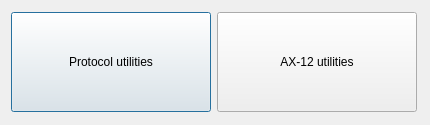
<?xml version="1.0" encoding="UTF-8"?>
<ui version="4.0">
 <class>UtilitySelector</class>
 <widget class="QDialog" name="UtilitySelector">
  <property name="geometry">
   <rect>
    <x>0</x>
    <y>0</y>
    <width>430</width>
    <height>125</height>
   </rect>
  </property>
  <property name="windowTitle">
   <string>Dialog</string>
  </property>
  <layout class="QGridLayout" name="gridLayout">
   <item row="0" column="0">
    <widget class="QPushButton" name="btnProtocolUtilities">
     <property name="sizePolicy">
      <sizepolicy hsizetype="Minimum" vsizetype="Minimum">
       <horstretch>0</horstretch>
       <verstretch>0</verstretch>
      </sizepolicy>
     </property>
     <property name="maximumSize">
      <size>
       <width>200</width>
       <height>100</height>
      </size>
     </property>
     <property name="text">
      <string>Protocol utilities</string>
     </property>
     <property name="checkable">
      <bool>true</bool>
     </property>
    </widget>
   </item>
   <item row="0" column="1">
    <widget class="QPushButton" name="btnAx12Utilities">
     <property name="sizePolicy">
      <sizepolicy hsizetype="Minimum" vsizetype="Minimum">
       <horstretch>0</horstretch>
       <verstretch>0</verstretch>
      </sizepolicy>
     </property>
     <property name="maximumSize">
      <size>
       <width>200</width>
       <height>100</height>
      </size>
     </property>
     <property name="text">
      <string>AX-12 utilities</string>
     </property>
     <property name="checkable">
      <bool>true</bool>
     </property>
    </widget>
   </item>
  </layout>
 </widget>
 <resources/>
 <connections/>
</ui>
